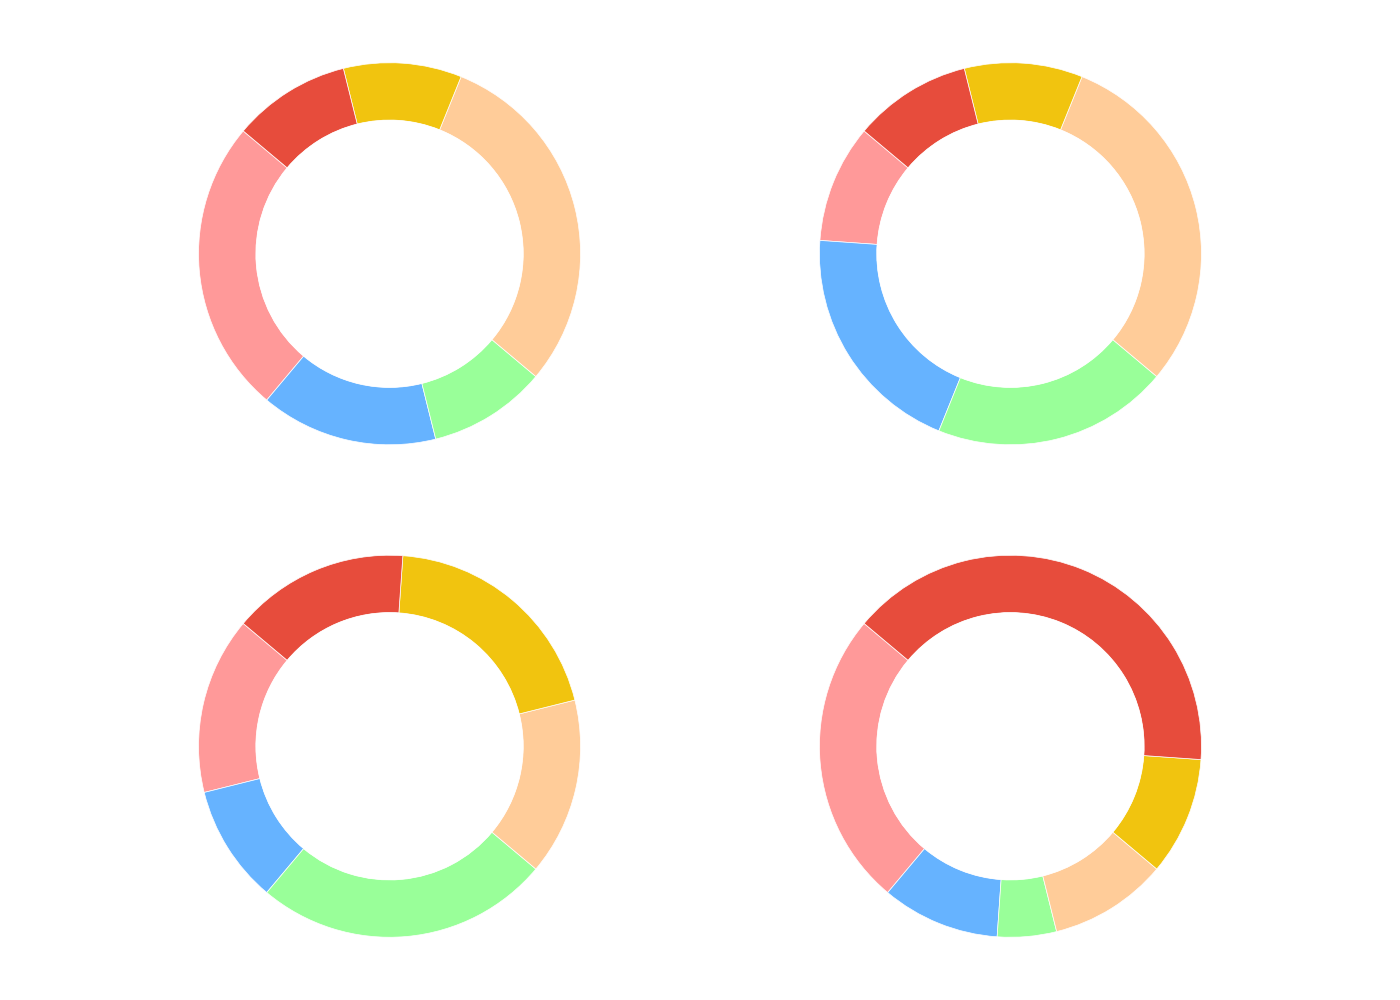

This chart was generated by the following Python code:
import matplotlib.pyplot as plt

age_groups = ['Teens (13-19)', 'Young Adults (20-35)', 'Adults (36-50)', 'Seniors (51+)']
data_by_age_group = {
    'Teens (13-19)': [25, 15, 10, 30, 10, 10],
    'Young Adults (20-35)': [10, 20, 20, 30, 10, 10],
    'Adults (36-50)': [15, 10, 25, 15, 20, 15],
    'Seniors (51+)':[25, 10, 5, 10, 10, 40]
}
colors = ['#ff9999', '#66b3ff', '#99ff99', '#ffcc99', '#f1c40f', '#e74c3c']

fig, axs = plt.subplots(2, 2, figsize=(14, 10))

for i, (_, preferences) in enumerate(data_by_age_group.items()):
    ax = axs[i // 2][i % 2]
    ax.pie(
        preferences,
        labels=['']*6,
        startangle=140,
        colors=colors,
        wedgeprops=dict(width=0.3, edgecolor='w', linewidth=0.5)
    )
    centre_circle = plt.Circle((0, 0), 0.70, fc='white')
    ax.add_artist(centre_circle)

plt.tight_layout()
plt.show()
